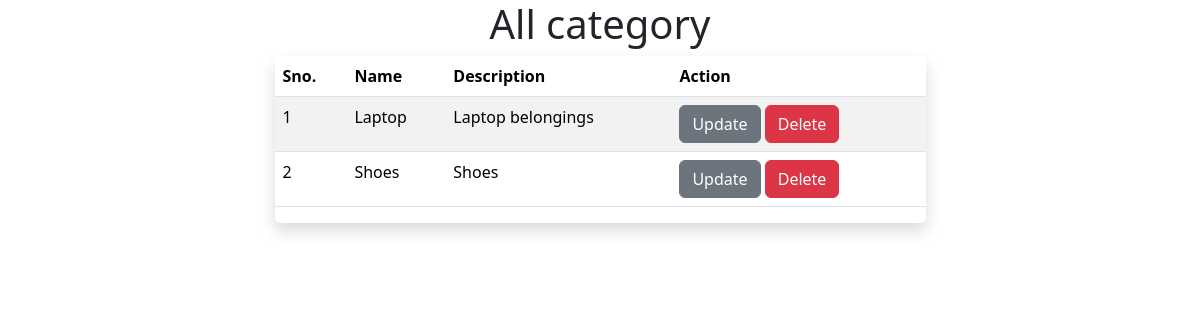
Before: /allcategory with the older database file.
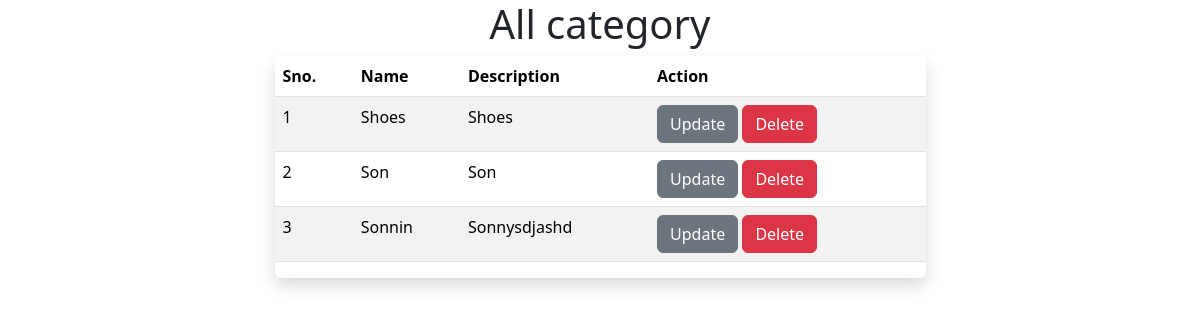
After: the same page with the newer database file.
### products/models.py (models this page shows, shortened)
class Setting(models.Model):
  title=models.CharField(max_length=200)
  favicon=models.CharField(max_length=500)
  logo=models.CharField(max_length=500)
  contact=models.IntegerField()
  email=models.EmailField(max_length=200)
  address=models.CharField(max_length=200)
  description=models.CharField(max_length=1000,null=True,blank=True)
  created_at=models.DateTimeField(auto_now_add=True)

class Category(models.Model):
  name=models.CharField(max_length=200,null=True)
  description=models.TextField(max_length=1000,blank=True)
  created_at=models.DateTimeField(auto_now_add=True,null=True)

### products/views.py (the view)
# urls.py: path('allcategory',allCategory),
def allCategory(request):
    context={
        'category':Category.objects.all()
    }
    return render(request,'pages/allcategory.html',context)

### products/general.py (called while the page is built)
def setting(request):
  data=Setting.objects.all()  # get all  from settings
  context={
    'data':data  # pass data to template
  }
  return context

### products/templates/pages/allcategory.html (shortened to what this page needs)
{% extends "layout.html" %}
{% block main-content %}
    <div class="container">
      <h1 class="text-center">All category</h1>
      <div class="d-flex justify-content-center">
        <div class="col-md-7 rounded shadow">
          <table class="table table-border table-striped">
            <thead>
              <tr>
              <th>Sno.</th>
              <th>Name</th>
              <th>Description</th>
              <th>Action</th>
              </tr>
            </thead>
            <tbody>
              {% for data in category %}
              <tr>
                <td>{{forloop.counter}}</td>
                <td>{{data.name}}</td>
                <td>{{data.description}}</td>
                <td>
                  <a href="/updatecategory/{{data.id}}"  class="btn btn-secondary">Update</></a>
                  <a href="/deletecategory/{{data.id}}" onclick="return confirm('Are you sure you want to delete')" class="btn btn-danger">Delete</></a>
                </td>
              </tr>
              {% endfor %}
            </tbody>
          </table>
        </div>
      </div>
      </div>
{% endblock  %}

### templates/layout.html (shortened to what this page needs)
<!DOCTYPE html>
<html lang="en">
  {% for d in data %}
  <head>
    <link
      href="https://cdn.jsdelivr.net/npm/bootstrap@5.3.3/dist/css/bootstrap.min.css"
      rel="stylesheet"
    />
    <link rel="stylesheet" href="https://cdn.jsdelivr.net/npm/bootstrap-icons@1.11.3/font/bootstrap-icons.min.css">
  </head>
  <body>
    {% block main-content %} {% endblock %}
  </body>
  {% endfor %}
</html>

Changed rows visible on the page:
removed Category: name "Laptop", description "Laptop belongings"
added Category: name "Son", description "Son"
added Category: name "Sonnin", description "Sonnysdjashd"
